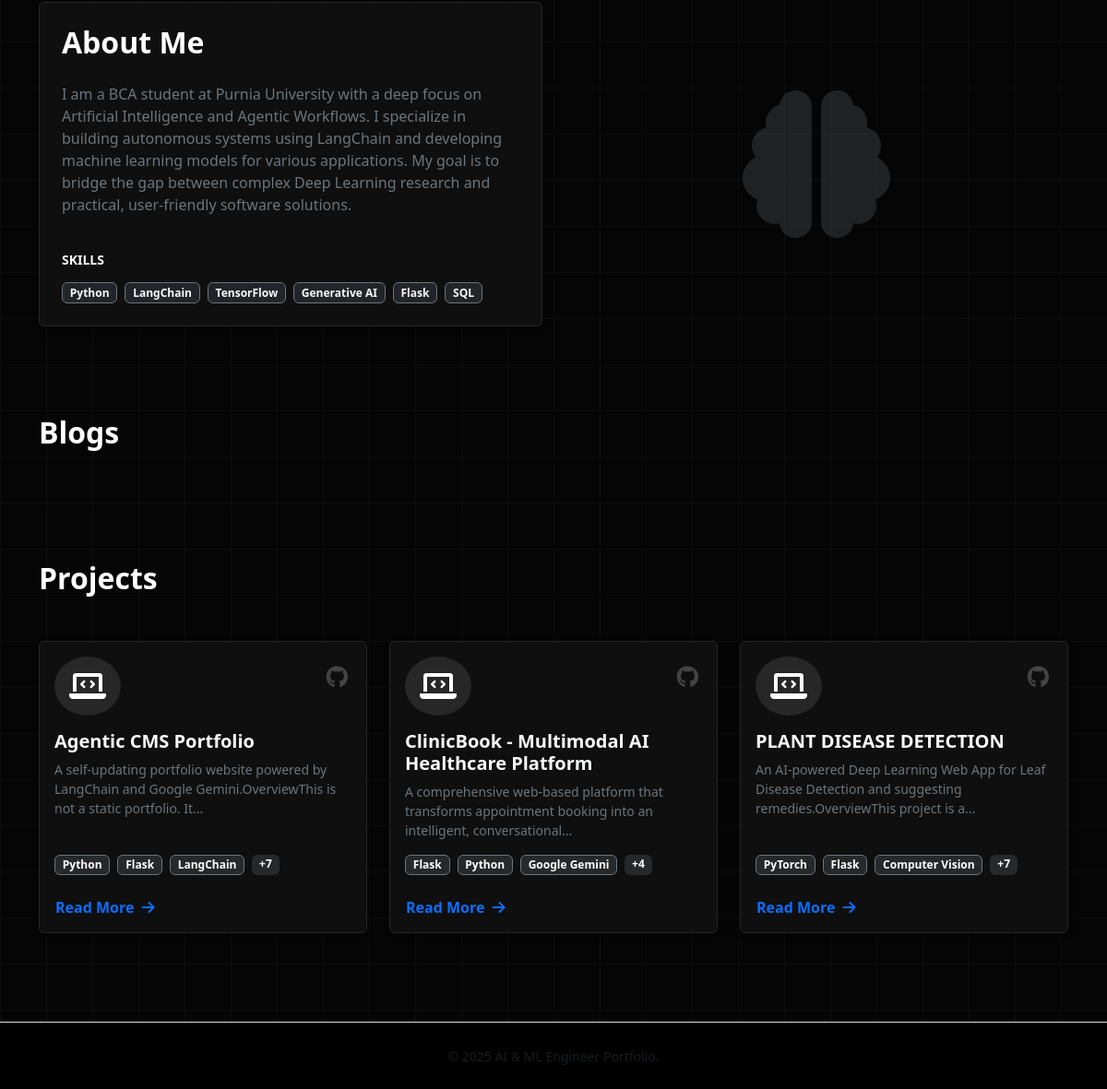
Before: / (lower part) with the older database file.
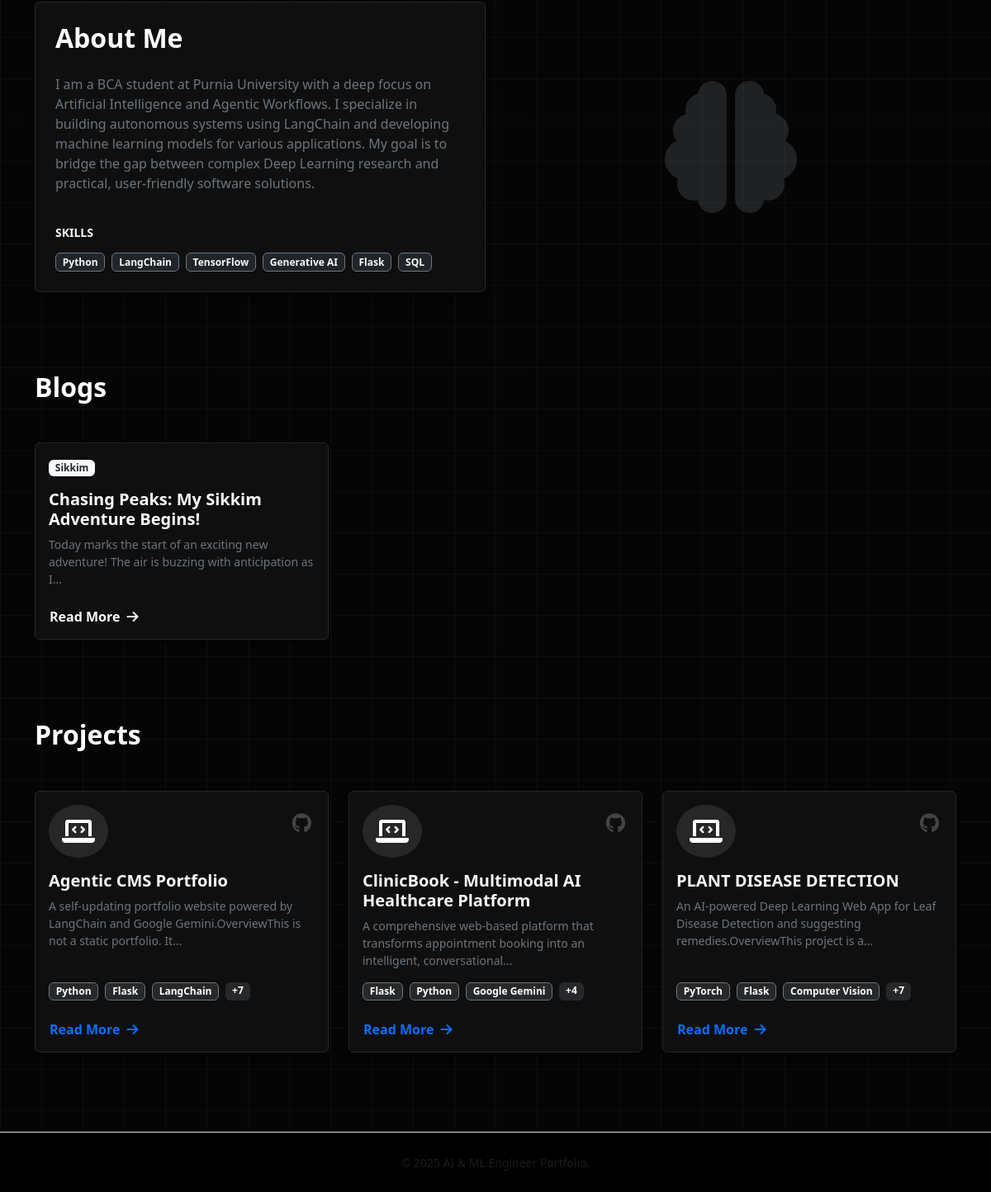
After: the same page with the newer database file.
### tables this page shows
CREATE TABLE projects (
        id INTEGER PRIMARY KEY AUTOINCREMENT,
        title TEXT NOT NULL,
        description TEXT NOT NULL,
        tech_stack TEXT,
        link TEXT,
        created_at TIMESTAMP DEFAULT CURRENT_TIMESTAMP
    );

CREATE TABLE blogs (
        id INTEGER PRIMARY KEY AUTOINCREMENT,
        title TEXT NOT NULL,
        content TEXT NOT NULL,
        tags TEXT,
        created_at TIMESTAMP DEFAULT CURRENT_TIMESTAMP
    );

### app.py (the view)
@app.route('/')
def home():
    conn = get_db_connection()
    blogs = conn.execute("SELECT * FROM blogs ORDER BY created_at DESC").fetchall()
    projects = conn.execute("SELECT * FROM projects ORDER BY created_at DESC").fetchall()
    profile = conn.execute("SELECT * FROM profile ORDER BY id DESC LIMIT 1").fetchone()
    conn.close()
    if not profile:
        profile = {"bio": "Welcome to my portfolio.", "skills": "AI, Python"}
    return render_template('index.html', blogs=blogs, projects=projects, profile=profile)

### src/db.py (called while the page is built)
def get_db_connection():
    conn = sqlite3.connect(DB_PATH)
    conn.row_factory = sqlite3.Row
    return conn

### templates/index.html (shortened to what the changed rows need)
{% extends "base.html" %}
{% block content %}
<section id="about" class="py-5">
    <div class="container">
        <div class="row align-items-center">
            <div class="col-md-6 mb-4 mb-md-0">
                <div class="card card-dark border-0 p-4 h-100">
                    <h2 class="fw-bold section-title mb-4">About Me</h2>
                    <div class="mt-4">
                        <div class="d-flex flex-wrap gap-2">
                            {% if profile.skills %}
                                {% for skill in profile.skills.split(',') %}
                                <span class="badge bg-dark border border-secondary text-light">{{ skill.strip() }}</span>
                                {% endfor %}
                            {% endif %}
                        </div>
                    </div>
                </div>
            </div>
        </div>
    </div>
</section>
<section id="blog" class="py-5">
    <div class="container">
        <h2 class="fw-bold section-title mb-5">Blogs</h2>
        <div class="row g-4">
            {% for blog in blogs %}
            <div class="col-md-4">
                <div class="card h-100 border-0 card-dark hover-card">
                    <div class="card-body">
                        {% set first_tag = blog.tags.split(',')[0] if blog.tags else 'Tech' %}
                        <span class="badge mb-2 bg-light text-dark fw-bold">{{ first_tag }}</span>
                        <h5 class="card-title fw-bold text-light mt-2">{{ blog.title }}</h5>
                        <div class="card-text text-secondary small text-truncate-3">
                            {{ blog.content | striptags | truncate(100) }}
                        </div>
                    </div>
                    <div class="card-footer border-0 pt-0 bg-transparent">
                        <button class="btn btn-link px-0 text-light fw-bold text-decoration-none" data-bs-toggle="modal" data-bs-target="#blogModal{{ blog.id }}">
                            Read More <i class="fas fa-arrow-right ms-1"></i>
                        </button>
                    </div>
                </div>
            </div>
            {% endfor %}
        </div>
    </div>
</section>
<section id="projects" class="py-5">
    <div class="container">
        <h2 class="fw-bold section-title mb-5">Projects</h2>
        <div class="row g-4">
            {% for project in projects %}
            <div class="col-md-4">
                <div class="card card-dark h-100 border-0 hover-card position-relative">
                    <a href="{{ project.link if project.link else 'https://github.com/Mfaj-cod/' }}" target="_blank" class="project-github-link" title="View Source Code">
                        <i class="fab fa-github"></i>
                    </a>
                    <div class="card-body">
                        <div class="d-flex justify-content-between align-items-start mb-3">
                            <div class="rounded-circle bg-white bg-opacity-10 p-3 d-inline-flex">
                                <i class="fas fa-laptop-code fa-2x text-main"></i>
                            </div>
                        </div>
                        <h5 class="card-title fw-bold text-light">{{ project.title }}</h5>
                        <div class="card-text text-secondary small text-truncate-3">
                            {{ project.description | striptags | truncate(120) }}
                        </div>
                    </div>
                    <div class="card-footer border-0 pt-0 bg-transparent">
                        <div class="mb-3 d-flex flex-wrap gap-2">
                            {% if project.tech_stack %}
                                {% for tech in project.tech_stack.split(',')[:3] %}
                                <span class="badge bg-secondary bg-opacity-25 border border-secondary">{{ tech.strip() }}</span>
                                {% endfor %}
                                {% if project.tech_stack.split(',')|length > 3 %}
                                <span class="badge bg-secondary bg-opacity-25">+{{ project.tech_stack.split(',')|length - 3 }}</span>
                                {% endif %}
                            {% endif %}
                        </div>
                        <button class="btn btn-link px-0 text-main fw-bold text-decoration-none" data-bs-toggle="modal" data-bs-target="#projectModal{{ project.id }}">
                            Read More <i class="fas fa-arrow-right ms-1"></i>
                        </button>
                    </div>
                </div>
            </div>
            {% else %}
            <div class="col-12 text-center text-muted">
                <p>No projects found. Ask the Agent to add one!</p>
            </div>
            {% endfor %}
        </div>
    </div>
</section>
{% endblock %}

Changed rows visible on the page:
added blogs: first_tag "Sikkim", title "Chasing Peaks: My Sikkim Adventure Begins!", content "Today marks the start of an exciting new adventure! The air is buzzing with anticipation as I..."
